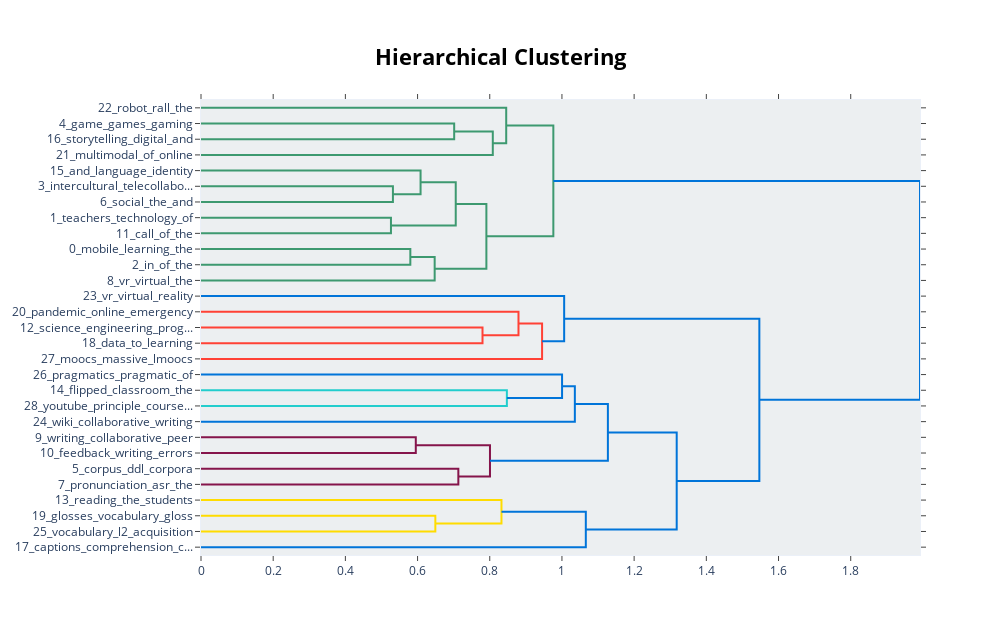

The notebook cell this image was saved under:
### Code cell
model.visualize_hierarchy()

### Figure 1 — Plotly figure (JSON) as saved in the notebook; plotly's stock layout.template omitted (floating-point values rounded to 4 significant figures)
{"data": [{"hoverinfo": "text", "marker": {"color": "rgb(61,153,112)"}, "mode": "lines", "type": "scatter", "x": [0, 0.7014, 0.7014, 0], "xaxis": "x", "y": [-15, -15, -25, -25], "yaxis": "y"}, {"hoverinfo": "text", "marker": {"color": "rgb(61,153,112)"}, "mode": "lines", "type": "scatter", "x": [0.7014, 0.8084, 0.8084, 0], "xaxis": "x", "y": [-20, -20, -35, -35], "yaxis": "y"}, {"hoverinfo": "text", "marker": {"color": "rgb(61,153,112)"}, "mode": "lines", "type": "scatter", "x": [0, 0.8456, 0.8456, 0.8084], "xaxis": "x", "y": [-5, -5, -27.5, -27.5], "yaxis": "y"}, {"hoverinfo": "text", "marker": {"color": "rgb(61,153,112)"}, "mode": "lines", "type": "scatter", "x": [0, 0.5317, 0.5317, 0], "xaxis": "x", "y": [-55, -55, -65, -65], "yaxis": "y"}, {"hoverinfo": "text", "marker": {"color": "rgb(61,153,112)"}, "mode": "lines", "type": "scatter", "x": [0, 0.6083, 0.6083, 0.5317], "xaxis": "x", "y": [-45, -45, -60, -60], "yaxis": "y"}, {"hoverinfo": "text", "marker": {"color": "rgb(61,153,112)"}, "mode": "lines", "type": "scatter", "x": [0, 0.5263, 0.5263, 0], "xaxis": "x", "y": [-75, -75, -85, -85], "yaxis": "y"}, {"hoverinfo": "text", "marker": {"color": "rgb(61,153,112)"}, "mode": "lines", "type": "scatter", "x": [0.6083, 0.7057, 0.7057, 0.5263], "xaxis": "x", "y": [-52.5, -52.5, -80, -80], "yaxis": "y"}, {"hoverinfo": "text", "marker": {"color": "rgb(61,153,112)"}, "mode": "lines", "type": "scatter", "x": [0, 0.5799, 0.5799, 0], "xaxis": "x", "y": [-95, -95, -105, -105], "yaxis": "y"}, {"hoverinfo": "text", "marker": {"color": "rgb(61,153,112)"}, "mode": "lines", "type": "scatter", "x": [0.5799, 0.6474, 0.6474, 0], "xaxis": "x", "y": [-100, -100, -115, -115], "yaxis": "y"}, {"hoverinfo": "text", "marker": {"color": "rgb(61,153,112)"}, "mode": "lines", "type": "scatter", "x": [0.7057, 0.7906, 0.7906, 0.6474], "xaxis": "x", "y": [-66.25, -66.25, -107.5, -107.5], "yaxis": "y"}, {"hoverinfo": "text", "marker": {"color": "rgb(61,153,112)"}, "mode": "lines", "type": "scatter", "x": [0.8456, 0.9762, 0.9762, 0.7906], "xaxis": "x", "y": [-16.25, -16.25, -86.88, -86.88], "yaxis": "y"}, {"hoverinfo": "text", "marker": {"color": "rgb(255,65,54)"}, "mode": "lines", "type": "scatter", "x": [0, 0.7799, 0.7799, 0], "xaxis": "x", "y": [-145, -145, -155, -155], "yaxis": "y"}, {"hoverinfo": "text", "marker": {"color": "rgb(255,65,54)"}, "mode": "lines", "type": "scatter", "x": [0, 0.8796, 0.8796, 0.7799], "xaxis": "x", "y": [-135, -135, -150, -150], "yaxis": "y"}, {"hoverinfo": "text", "marker": {"color": "rgb(255,65,54)"}, "mode": "lines", "type": "scatter", "x": [0.8796, 0.9449, 0.9449, 0], "xaxis": "x", "y": [-142.5, -142.5, -165, -165], "yaxis": "y"}, {"hoverinfo": "text", "marker": {"color": "rgb(0,116,217)"}, "mode": "lines", "type": "scatter", "x": [0, 1.006, 1.006, 0.9449], "xaxis": "x", "y": [-125, -125, -153.8, -153.8], "yaxis": "y"}, {"hoverinfo": "text", "marker": {"color": "rgb(35,205,205)"}, "mode": "lines", "type": "scatter", "x": [0, 0.8474, 0.8474, 0], "xaxis": "x", "y": [-185, -185, -195, -195], "yaxis": "y"}, {"hoverinfo": "text", "marker": {"color": "rgb(0,116,217)"}, "mode": "lines", "type": "scatter", "x": [0, 1.0, 1.0, 0.8474], "xaxis": "x", "y": [-175, -175, -190, -190], "yaxis": "y"}, {"hoverinfo": "text", "marker": {"color": "rgb(0,116,217)"}, "mode": "lines", "type": "scatter", "x": [1.0, 1.036, 1.036, 0], "xaxis": "x", "y": [-182.5, -182.5, -205, -205], "yaxis": "y"}, {"hoverinfo": "text", "marker": {"color": "rgb(133,20,75)"}, "mode": "lines", "type": "scatter", "x": [0, 0.5951, 0.5951, 0], "xaxis": "x", "y": [-215, -215, -225, -225], "yaxis": "y"}, {"hoverinfo": "text", "marker": {"color": "rgb(133,20,75)"}, "mode": "lines", "type": "scatter", "x": [0, 0.7129, 0.7129, 0], "xaxis": "x", "y": [-235, -235, -245, -245], "yaxis": "y"}, {"hoverinfo": "text", "marker": {"color": "rgb(133,20,75)"}, "mode": "lines", "type": "scatter", "x": [0.5951, 0.8006, 0.8006, 0.7129], "xaxis": "x", "y": [-220, -220, -240, -240], "yaxis": "y"}, {"hoverinfo": "text", "marker": {"color": "rgb(0,116,217)"}, "mode": "lines", "type": "scatter", "x": [1.036, 1.127, 1.127, 0.8006], "xaxis": "x", "y": [-193.8, -193.8, -230, -230], "yaxis": "y"}, {"hoverinfo": "text", "marker": {"color": "rgb(255,220,0)"}, "mode": "lines", "type": "scatter", "x": [0, 0.6492, 0.6492, 0], "xaxis": "x", "y": [-265, -265, -275, -275], "yaxis": "y"}, {"hoverinfo": "text", "marker": {"color": "rgb(255,220,0)"}, "mode": "lines", "type": "scatter", "x": [0, 0.8325, 0.8325, 0.6492], "xaxis": "x", "y": [-255, -255, -270, -270], "yaxis": "y"}, {"hoverinfo": "text", "marker": {"color": "rgb(0,116,217)"}, "mode": "lines", "type": "scatter", "x": [0.8325, 1.066, 1.066, 0], "xaxis": "x", "y": [-262.5, -262.5, -285, -285], "yaxis": "y"}, {"hoverinfo": "text", "marker": {"color": "rgb(0,116,217)"}, "mode": "lines", "type": "scatter", "x": [1.127, 1.318, 1.318, 1.066], "xaxis": "x", "y": [-211.9, -211.9, -273.8, -273.8], "yaxis": "y"}, {"hoverinfo": "text", "marker": {"color": "rgb(0,116,217)"}, "mode": "lines", "type": "scatter", "x": [1.006, 1.547, 1.547, 1.318], "xaxis": "x", "y": [-139.4, -139.4, -242.8, -242.8], "yaxis": "y"}, {"hoverinfo": "text", "marker": {"color": "rgb(0,116,217)"}, "mode": "lines", "type": "scatter", "x": [0.9762, 1.992, 1.992, 1.547], "xaxis": "x", "y": [-51.56, -51.56, -191.1, -191.1], "yaxis": "y"}], "layout": {"autosize": false, "height": 635, "hoverlabel": {"bgcolor": "white", "font": {"family": "Rockwell", "size": 16}}, "hovermode": "closest", "plot_bgcolor": "#ECEFF1", "showlegend": false, "title": {"font": {"color": "Black", "size": 22}, "text": "<b>Hierarchical Clustering</b>", "x": 0.5, "xanchor": "center", "yanchor": "top"}, "width": 1000, "xaxis": {"mirror": "allticks", "rangemode": "tozero", "showgrid": false, "showline": true, "showticklabels": true, "ticks": "outside", "type": "linear", "zeroline": false}, "yaxis": {"mirror": "allticks", "range": [-290, 0], "rangemode": "tozero", "showgrid": false, "showline": true, "showticklabels": true, "tickmode": "array", "ticks": "outside", "ticktext": ["22_robot_rall_the", "4_game_games_gaming", "16_storytelling_digital_and", "21_multimodal_of_online", "15_and_language_identity", "3_intercultural_telecollabo...", "6_social_the_and", "1_teachers_technology_of", "11_call_of_the", "0_mobile_learning_the", "2_in_of_the", "8_vr_virtual_the", "23_vr_virtual_reality", "20_pandemic_online_emergency", "12_science_engineering_prog...", "18_data_to_learning", "27_moocs_massive_lmoocs", "26_pragmatics_pragmatic_of", "14_flipped_classroom_the", "28_youtube_principle_course...", "24_wiki_collaborative_writing", "9_writing_collaborative_peer", "10_feedback_writing_errors", "5_corpus_ddl_corpora", "7_pronunciation_asr_the", "13_reading_the_students", "19_glosses_vocabulary_gloss", "25_vocabulary_l2_acquisition", "17_captions_comprehension_c..."], "tickvals": [-5, -15, -25, -35, -45, -55, -65, -75, -85, -95, -105, -115, -125, -135, -145, -155, -165, -175, -185, -195, -205, -215, -225, -235, -245, -255, -265, -275, -285], "type": "linear", "zeroline": false}}}
